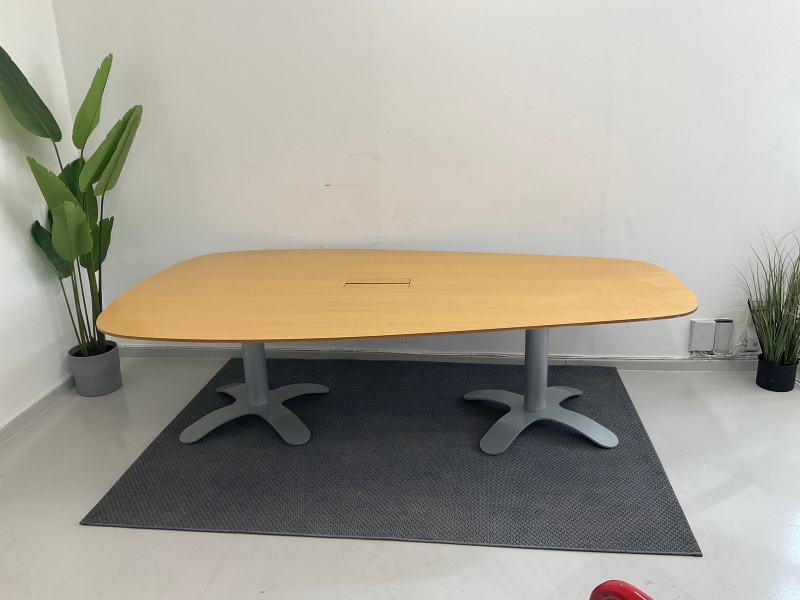
#> input picture Resources/konferansebord.jpg, 1600 x 1200 px (shown at 1/2 size)
$ python chapter3.py
#> lines starting #> are read from the running program, lines starting #| are printed output that depends on the picture
# Importing the OpenCV library.
import cv2

# Importing the numpy library.
import numpy as np

# Reading the image from the path and storing it in the variable img.
img = cv2.imread("../Resources/konferansebord.jpg")
#> img is the input picture: shape (1200, 1600, 3); mean B, G, R 149.3, 160.3, 164.3

# It prints the size of the image.
print(img.shape)
#| (1200, 1600, 3)

# It resizes the image to 300x400 pixels.
imgResize = cv2.resize(img, (300, 400))
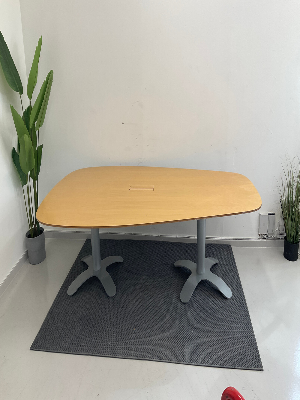
#> imgResize: shape (400, 300, 3); mean B, G, R 149.4, 160.4, 164.4

# It prints the size of the image.
print(imgResize.shape)
#| (400, 300, 3)

# Cropping the image.
imgCropped = img[0:200, 200:500]
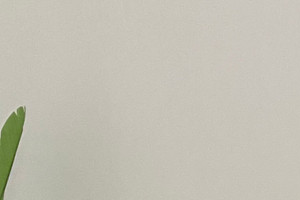
#> imgCropped: shape (200, 300, 3); mean B, G, R 179.9, 192, 195

# It shows the image in a window.
cv2.imshow("Image", img)
cv2.imshow("Resize Image", imgResize)
cv2.imshow("Cropped Image", imgCropped)

# It waits for a key to be pressed.
cv2.waitKey(0)

$ run again, with Resources/family.png saved as Resources/konferansebord.jpg
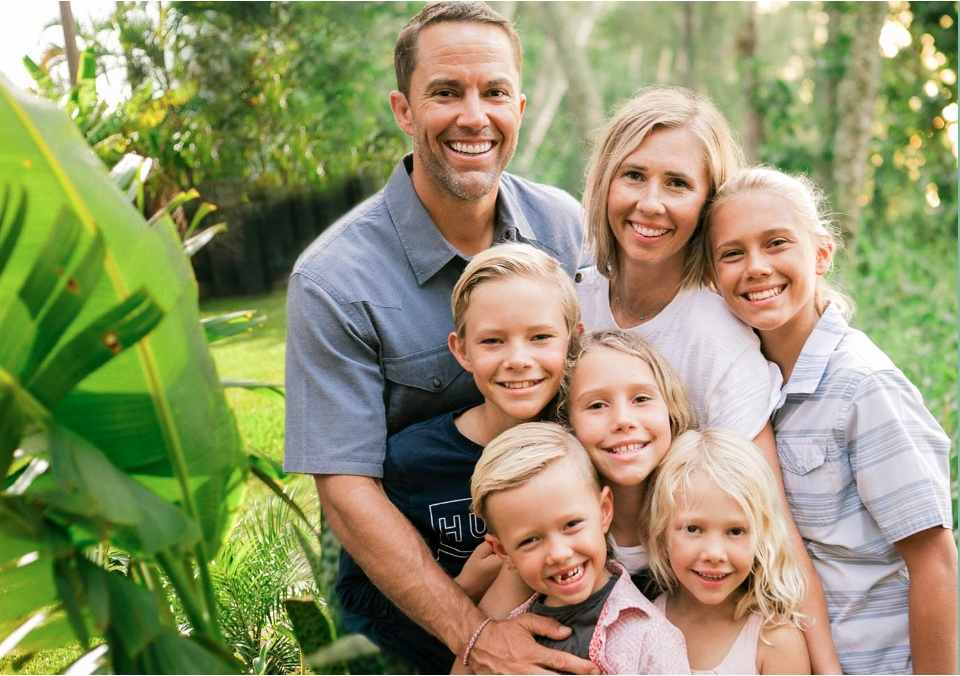
#> input picture Resources/family.png, 960 x 676 px
#> img is the input picture: shape (676, 960, 3); mean B, G, R 107.9, 147.7, 147.4
#| (676, 960, 3)
#> `imgResize = cv2.resize(img, (300, 400))`:
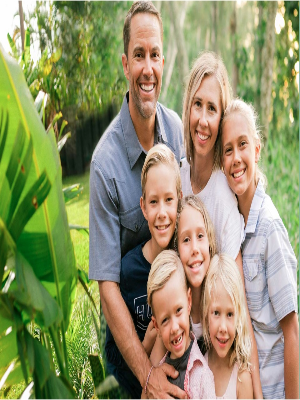
#> imgResize: shape (400, 300, 3); mean B, G, R 107.8, 147.6, 147.3
#| (400, 300, 3)
#> `imgCropped = img[0:200, 200:500]`:
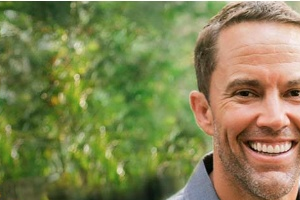
#> imgCropped: shape (200, 300, 3); mean B, G, R 82.1, 131.7, 130.9
